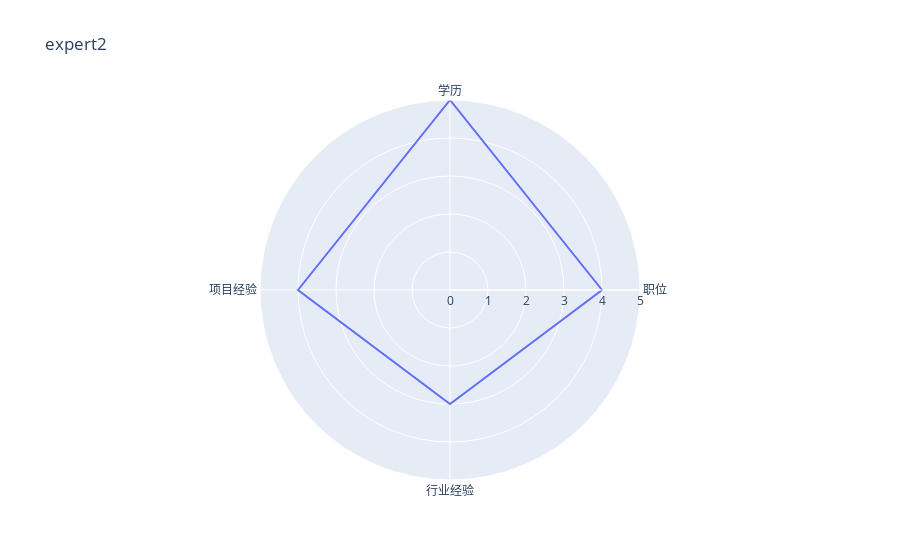

The notebook cell this image was saved under:
### Code cell
import plotly.express as px

expertScore= pd.read_excel('expertScore.xlsx')
theta=expertScore['expert']
df3=expertScore.drop('expert',axis=1)
fig = px.line_polar(
                    r=df3.iloc[1].values,
                    theta=df3.columns,
                    line_close=True,
                    range_r = [0,5],
                    title="expert")
fig = px.line_polar(
                    r=df3.iloc[2].values,
                    theta=df3.columns,
                    line_close=True,
                    range_r = [0,5],
                    title="expert2")
fig.show()

### Figure 1 — Plotly figure (JSON) as saved in the notebook; plotly's stock layout.template omitted (floating-point values rounded to 4 significant figures)
{"data": [{"hovertemplate": "r=%{r}<br>theta=%{theta}<extra></extra>", "legendgroup": "", "line": {"color": "#636efa", "dash": "solid"}, "marker": {"symbol": "circle"}, "mode": "lines", "name": "", "r": [5, 4, 3, 4, 5], "showlegend": false, "subplot": "polar", "theta": ["学历", "职位", "行业经验", "项目经验", "学历"], "type": "scatterpolar"}], "layout": {"legend": {"tracegroupgap": 0}, "polar": {"angularaxis": {"direction": "clockwise", "rotation": 90}, "domain": {"x": [0, 1], "y": [0, 1]}, "radialaxis": {"range": [0, 5]}}, "title": {"text": "expert2"}}}
